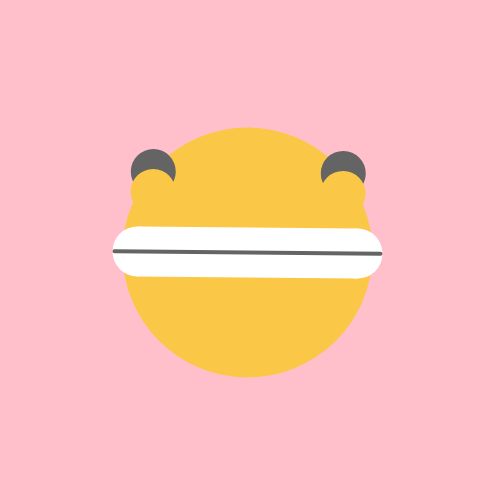
Frame 1 (no input)
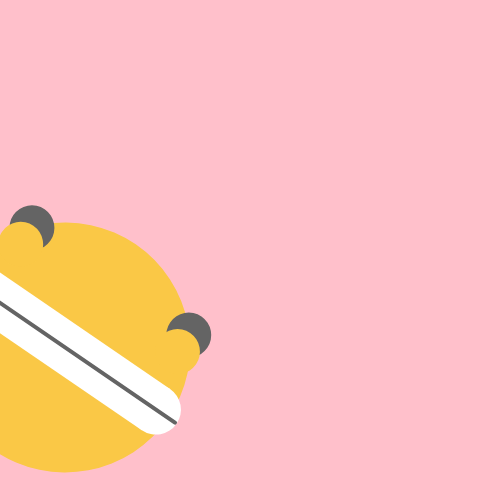
Frame 60 (no input)
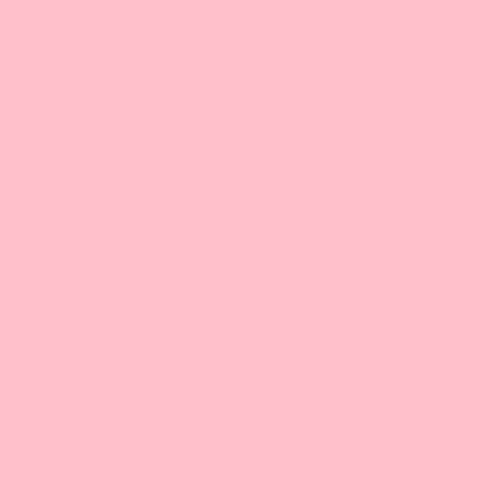
Frame 120 (the mouse pressed at the canvas centre since frame 60)

The p5.js sketch that drew these frames (run headless with seeded random() and noise() and a simulated clock; from frame 60 on, the mouse is pressed at the canvas centre):

// p5.js sketch
// ── sketch.js
function setup() {
  createCanvas(500, 500);

  describe(
    'A white rectangle on a gray background. The rectangle rotates slowly about the top-left corner. It disappears and reappears periodically.'
  );
}

function draw() {
  background('pink');
  
  // Rotate the coordinate system a little more each frame.
  let angle = frameCount * 0.01;
  rotate(angle);
  noStroke();
  fill(250, 200, 70);
  ellipse(width/2, height/2, 250);
  
  
  //EYE 1
  //try and test different values
  fill(100);
  ellipse(155, 170, 45);
  
  //EYE 2
  //use same values for y and (width - eye1 x) for x position
  ellipse(width-155, 170, 45);
  
  //EYE CUT
  //use same yellow shade to blend with bg and offset y axis
  fill(250, 200, 70);
  ellipse(155, 190, 45);
  ellipse(width-155, 190, 45);
  
  //MOUTH
  //test different values
  fill(255)
  //corners of mouth
  noStroke()
  ellipse(140, 250, 50);
  ellipse(width-140, 250, 50);
  //rectangle
  //x = same x as first ellipse (140)
  //y = same y as first ellipse (250)
  //width = distance between ellipses (width - 140 - 140)
  //height = same as ellipse diameter (50)
  rect(140, 250-25, width-140-140, 50)
  
  //line - use stroke() instead of fill for color
  stroke(100)
  strokeWeight(4)
  line(140-23, 250, width-140+23, 250)
}
